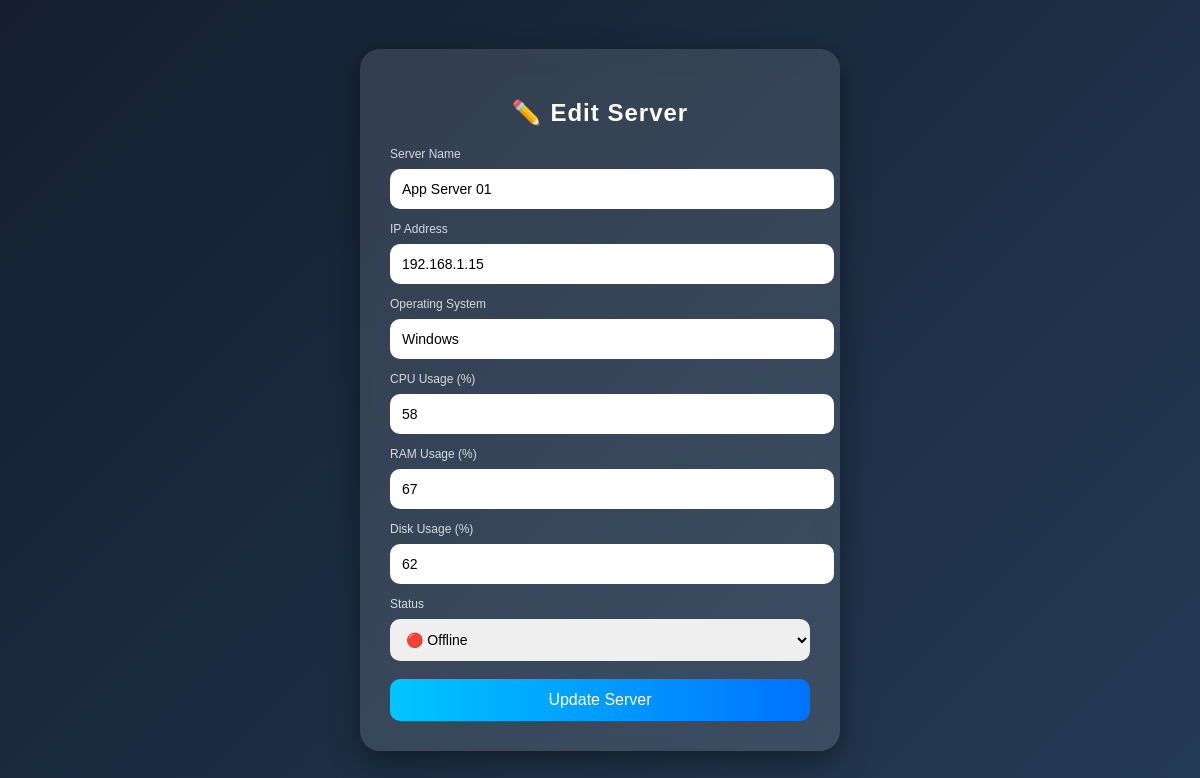
The app's page /edit_server/4/ (signed in) with its own data.
### myapp/models.py (models this page shows, shortened)
class Server(models.Model):
    user = models.ForeignKey(settings.AUTH_USER_MODEL, on_delete=models.CASCADE)
    server_name = models.CharField(max_length=100)
    ip_address = models.GenericIPAddressField()
    operating_system = models.CharField(max_length=100)
    cpu_usage = models.IntegerField()
    ram_usage = models.IntegerField()
    disk_usage = models.IntegerField()
    status = models.CharField(max_length=20)
    overall_health = models.CharField(max_length=20, default="Unknown")

### myapp/views.py (the view, shortened to what this page needs)
# urls.py: path('edit_server/<int:id>/',views.edit_server,name='edit_server'),
@login_required
def edit_server(request, id):
    server = get_object_or_404(Server, id=id)
    return render(request, "edit_server.html", {"server": server})

### myapp/templates/edit_server.html (shortened to what this page needs)
<!DOCTYPE html>
<html lang="en">
<head>
</head>
<body>
<div class="card">
    <h2>✏️ Edit Server</h2>
    <form method="POST">
        <div class="label">Server Name</div>
        <input type="text" name="server_name" value="{{ server.server_name }}" required>
        <div class="label">IP Address</div>
        <input type="text" name="ip_address" value="{{ server.ip_address }}" required>
        <div class="label">Operating System</div>
        <input type="text" name="operating_system" value="{{ server.operating_system }}" required>
        <div class="label">CPU Usage (%)</div>
        <input type="number" name="cpu_usage" value="{{ server.cpu_usage }}" required>
        <div class="label">RAM Usage (%)</div>
        <input type="number" name="ram_usage" value="{{ server.ram_usage }}" required>
        <div class="label">Disk Usage (%)</div>
        <input type="number" name="disk_usage" value="{{ server.disk_usage }}" required>
        <div class="label">Status</div>
        <select name="status">
            <option value="Offline" {% if server.status == "Offline" %}selected{% endif %}>🔴 Offline</option>
        </select>
        <button type="submit">Update Server</button>
    </form>
</div>
</body>
</html>

### myapp/templates/edit_server.html (style rules this page uses)
body { margin:0; font-family:Arial, sans-serif; height:100vh; display:flex; justify-content:center; align-items:center; background:linear-gradient(135deg,#141e30,#243b55); }
.card { width:420px; padding:30px; border-radius:20px; background:rgba(255,255,255,0.12); backdrop-filter: blur(12px); box-shadow:0 10px 30px rgba(0,0,0,0.4); color:white; transition:0.3s; }
h2 { text-align:center; margin-bottom:20px; letter-spacing:1px; }
input, select { width:100%; padding:12px; margin:8px 0; border:none; border-radius:10px; outline:none; font-size:14px; }
button { width:100%; padding:12px; margin-top:10px; border:none; border-radius:10px; background:linear-gradient(90deg,#00c6ff,#0072ff); color:white; font-size:16px; cursor:pointer; transition:0.3s; }
.label { font-size:12px; margin-top:5px; opacity:0.8; }

### records on screen
Server: server_name "App Server 01", ip_address "192.168.1.15", operating_system "Windows", cpu_usage "58", ram_usage "67", disk_usage "62", status "🔴 Offline"
